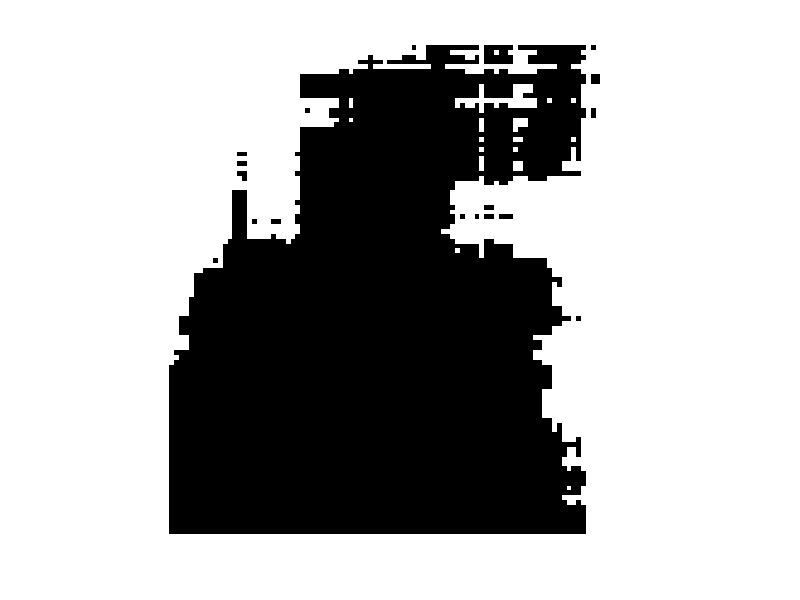

MATLAB code to generate this figure:
clc;
clear;
close all;
dbstop if error;

s = 101;
I = randn(s);
gauss = fspecial('gaussian',[s,s],s/3);
F = imfilter(I, gauss);
F = F-min(F(:));
F = F./max(F(:));
imshow(F>0.5);
